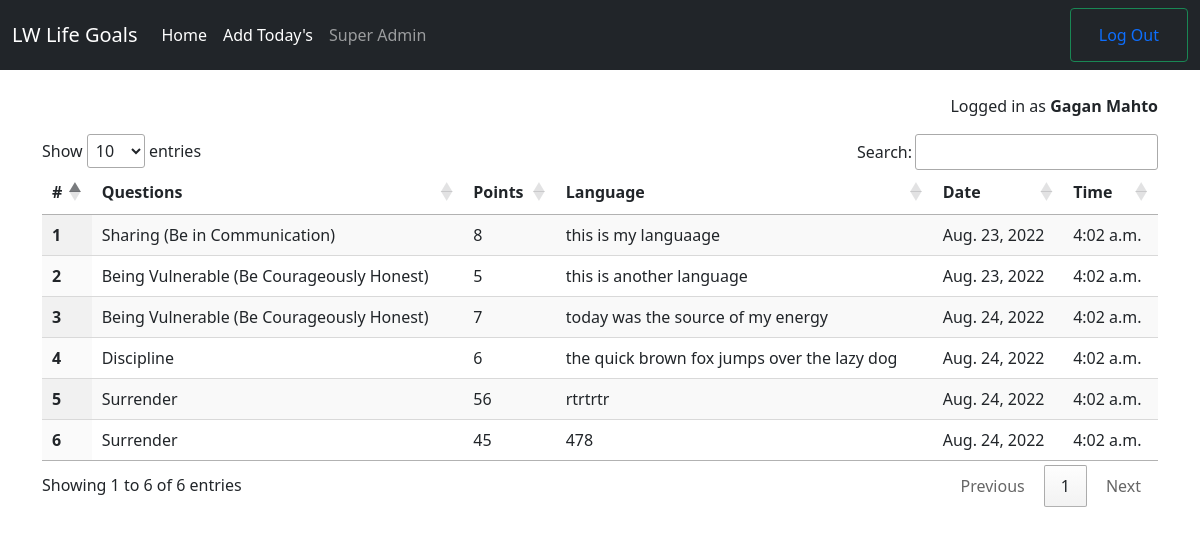
The page / (signed in) on the database its author committed.
### lwlife/models.py (models this page shows, shortened)
class Answer(models.Model):
    user = models.ForeignKey(User, on_delete=models.CASCADE, null=True, blank=True)
    ques = models.ForeignKey(Question, related_name='question',on_delete=models.CASCADE, null=False, blank=False)
    ans_date = models.DateField(auto_now_add=True)
    ans_time = models.TimeField(auto_now_add=True)
    points = models.IntegerField()
    language = models.TextField(null=True, blank=True)

class Question(models.Model):
    ques = models.CharField(max_length=200, null=False)
    description = models.TextField(null=True, blank=True)
    ques_time = models.DateTimeField(auto_now_add=True)
    def __str__(self):
        return self.ques

### lwlife/views.py (the view)
# urls.py: path('', AnswerView.as_view(), name="home"),
class AnswerView(LoginRequiredMixin, ListView):
    template = 'lwlife/index.html'
    model = Answer
    context_object_name = 'answers'
    def get_context_data(self, **kwargs):
        context = super().get_context_data(**kwargs)
        if not self.request.user.is_superuser:
            context['answers'] = context['answers'].filter(user=self.request.user)
        return context

### templates/lwlife/answer_list.html (shortened to what this page needs)
{% extends 'lwlife/index.html' %}
{% block body %}
<div class="container my-4">
    <p align="right">Logged in as
        {% if user.is_superuser %}
        <b> Super Admin</b></p>
{%else%}
        <b> {{request.user.get_full_name}} </b></p>
{%endif%}
    <table class="display" id="ans">
        <thead>
            <tr>
                <th scope="col">#</th>
                <th scope="col">Questions</th>
                <th scope="col">Points</th>
            <th scope="col">Language</th>
            <th scope="col">Date</th>
            <th scope="col">Time</th>
        </tr>
    </thead>
    <tbody>
        {% for answer in answers %}
        <tr>
            <th scope="row">{{forloop.counter}}</th>
            <td>{{answer.ques}}</td>
            <td>{{answer.points}}</td>
            <td>{{answer.language}}</td>
            <td>{{answer.ans_date}}</td>
            <td>{{answer.ans_time}}</td>
        </tr>
        {% endfor %}
    </tbody>
</table>
</div>
{% endblock body %}

### rows shown on the page
Answer: ques "Sharing (Be in Communication)", points "8", language "this is my languaage", ans_date "Aug. 23, 2022", ans_time "4:02 a.m."
Answer: ques "Being Vulnerable (Be Courageously Honest)", points "5", language "this is another language", ans_date "Aug. 23, 2022", ans_time "4:02 a.m."
Answer: ques "Being Vulnerable (Be Courageously Honest)", points "7", language "today was the source of my energy", ans_date "Aug. 24, 2022", ans_time "4:02 a.m."
Answer: ques "Discipline", points "6", language "the quick brown fox jumps over the lazy dog", ans_date "Aug. 24, 2022", ans_time "4:02 a.m."
Answer: ques "Surrender", points "56", language "rtrtrtr", ans_date "Aug. 24, 2022", ans_time "4:02 a.m."
Answer: ques "Surrender", points "45", language "478", ans_date "Aug. 24, 2022", ans_time "4:02 a.m."

### other values the page prints
{{ request.user.get_full_name }} "Gagan Mahto"
